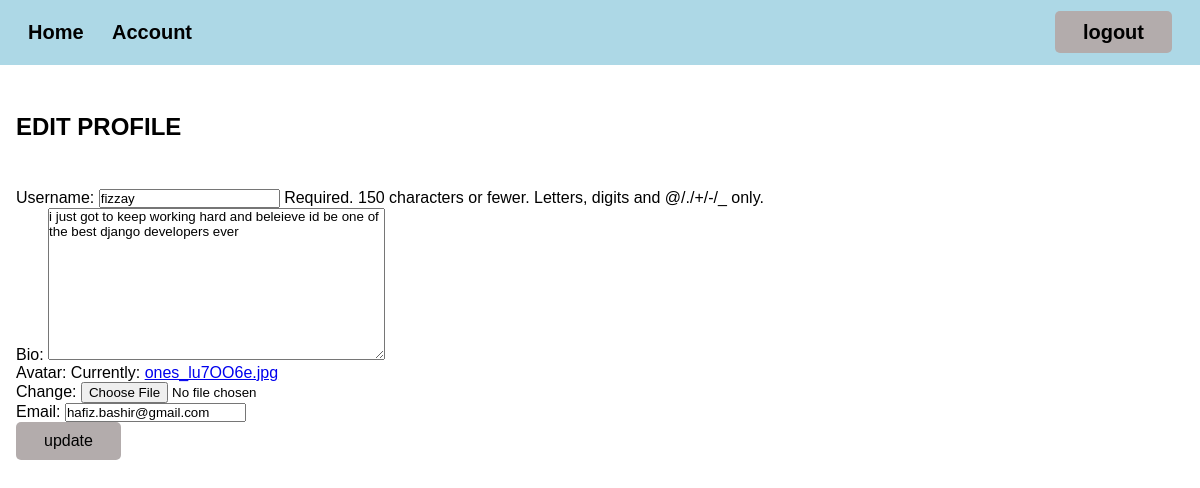
Screenshot of /edit-profile/ (signed in) with the database file from the repository.
### base/models.py (models this page shows)
class User(AbstractUser):
    name= models.CharField(max_length=100,null=True)
    email= models.EmailField(unique=True,null=True)
    bio= models.TextField(null=True,blank=True)
    is_participant=models.BooleanField(default=True, null=True)
    avatar=models.ImageField(default='profile.png')
    id=models.UUIDField(default=uuid.uuid4,unique=True,primary_key=True,editable=False)
    USERNAME_FIELD= 'email'
    REQUIRED_FIELDS=['username']

### base/views.py (the view)
# urls.py: path('edit-profile/', views.edit_profile, name='edit-profile'),
@login_required(login_url='login')
def edit_profile(request):
    user=request.user
    form= UserForm(instance=user)
    if request.method=='POST':
        form =UserForm(request.POST,request.FILES,instance=user)
        if form.is_valid():
            form.save()
            messages.success(request,"account updated successfully")
            return redirect('account-page')
    context={'form':form, 'user':user}
    return render(request, "edit-profile.html",context)

### base/forms.py
class UserForm(ModelForm):
    class Meta:
        model= User
        fields=["username","bio","avatar", "email"]

### templates/edit-profile.html (shortened to what this page needs)
{% extends 'super.html'%} {% block content %}
    <h2 class="section">EDIT PROFILE</h2>
    <div>
    <form method="POST" enctype="multipart/form-data">
        {{form.as_p}}
    <input class="mylogout" type="submit" value="update">
    </form>
</div>
{% endblock content %}

### static/css/main.css (style rules this page uses)
* { margin: 0; box-sizing: border-box; padding: 0; font-family: Arial, Helvetica, sans-serif; }
.section { margin: 2em 0; }

### static/css/nav.css (style rules this page uses)
.mylogout { padding: 10px 28px; border-radius: 5px; background-color: rgb(179, 172, 172); color: black; border: none; text-decoration: none; font-size: 16px; }

### rows the page displays
User: username "fizzay", bio "i just got to keep working hard and beleieve id be one of the best django developers ever", email "hafiz.bashir@gmail.com"
